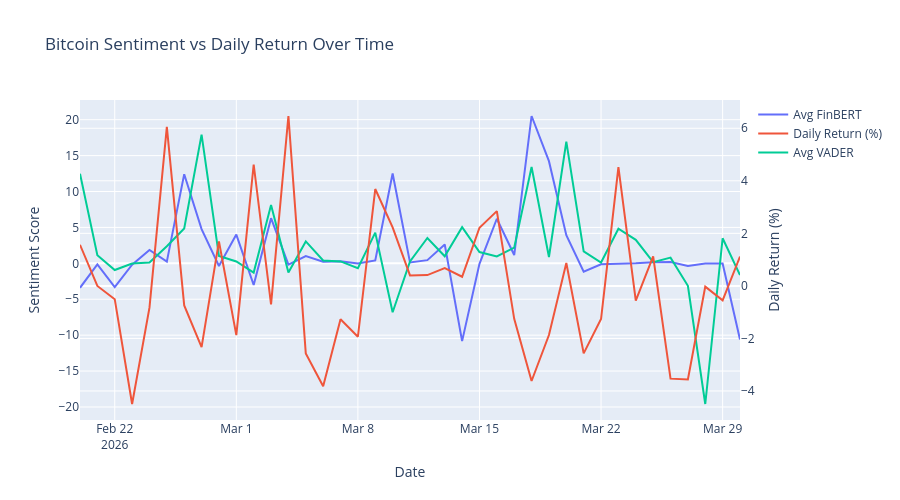

The cell this chart's notebook holds for it:
### Markdown cell above
### Visualization 1: Sentiment vs Price Over Time

### Code cell
# Sentiment vs price over time with secondary y-axis
fig1 = go.Figure()
fig1.add_trace(go.Scatter(
    x=df_btc['date'],
    y=df_btc['avg_finbert_sentiment'],
    name='Avg FinBERT',
    yaxis='y1'
))
fig1.add_trace(go.Scatter(
    x=df_btc['date'],
    y=df_btc['daily_return'],
    name='Daily Return (%)',
    yaxis='y2'
))
fig1.add_trace(go.Scatter(
    x=df_btc['date'],
    y=df_btc['avg_vader_sentiment'],
    name='Avg VADER',
    yaxis='y1'
))
fig1.update_layout(
    title='Bitcoin Sentiment vs Daily Return Over Time',
    xaxis=dict(title='Date'),
    yaxis=dict(title='Sentiment Score', side='left'),
    yaxis2=dict(title='Daily Return (%)', overlaying='y', side='right'),
    hovermode='x unified',
    height=500
)
fig1.show()
